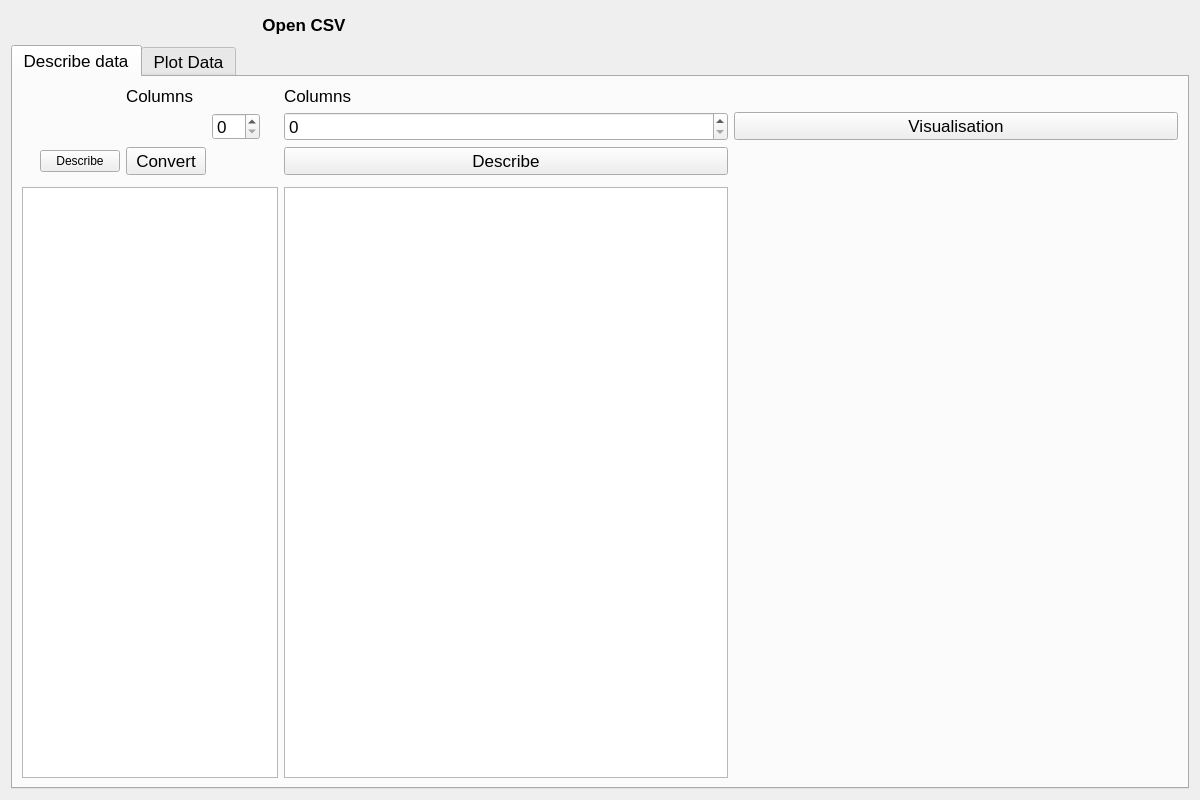
<?xml version="1.0" encoding="UTF-8"?>
<ui version="4.0">
 <class>Form</class>
 <widget class="QWidget" name="Form">
  <property name="geometry">
   <rect>
    <x>0</x>
    <y>0</y>
    <width>1200</width>
    <height>800</height>
   </rect>
  </property>
  <property name="windowTitle">
   <string>Form</string>
  </property>
  <property name="styleSheet">
   <string notr="true"/>
  </property>
  <layout class="QHBoxLayout" name="horizontalLayout">
   <item>
    <layout class="QGridLayout" name="gridLayout">
     <item row="0" column="0" rowspan="2">
      <widget class="QPushButton" name="ButtonOpen">
       <property name="sizePolicy">
        <sizepolicy hsizetype="Minimum" vsizetype="Fixed">
         <horstretch>0</horstretch>
         <verstretch>0</verstretch>
        </sizepolicy>
       </property>
       <property name="minimumSize">
        <size>
         <width>54</width>
         <height>26</height>
        </size>
       </property>
       <property name="font">
        <font>
         <pointsize>13</pointsize>
         <weight>75</weight>
         <bold>true</bold>
        </font>
       </property>
       <property name="styleSheet">
        <string notr="true">
selection-background-color: rgb(255, 68, 21);
border-color: rgb(255, 97, 100);</string>
       </property>
       <property name="text">
        <string>Open CSV</string>
       </property>
       <property name="icon">
        <iconset>
         <normaloff>../../../youtube AI creative/indexezd.png</normaloff>../../../youtube AI creative/indexezd.png</iconset>
       </property>
       <property name="iconSize">
        <size>
         <width>50</width>
         <height>14</height>
        </size>
       </property>
       <property name="checkable">
        <bool>false</bool>
       </property>
       <property name="autoRepeat">
        <bool>false</bool>
       </property>
       <property name="default">
        <bool>true</bool>
       </property>
       <property name="flat">
        <bool>true</bool>
       </property>
      </widget>
     </item>
     <item row="2" column="0" colspan="2">
      <widget class="QTabWidget" name="tabWidget">
       <property name="font">
        <font>
         <pointsize>13</pointsize>
        </font>
       </property>
       <property name="currentIndex">
        <number>0</number>
       </property>
       <widget class="QWidget" name="tab">
        <attribute name="title">
         <string>Describe data</string>
        </attribute>
        <layout class="QGridLayout" name="gridLayout_2">
         <item row="3" column="9" rowspan="2">
          <widget class="QWidget" name="vlayout" native="true">
           <property name="enabled">
            <bool>true</bool>
           </property>
           <widget class="QLabel" name="label_3">
            <property name="geometry">
             <rect>
              <x>10</x>
              <y>20</y>
              <width>431</width>
              <height>551</height>
             </rect>
            </property>
            <property name="text">
             <string/>
            </property>
            <property name="pixmap">
             <pixmap>file_intro.jpg</pixmap>
            </property>
            <property name="scaledContents">
             <bool>true</bool>
            </property>
           </widget>
           <widget class="QWidget" name="horizontalLayoutWidget">
            <property name="geometry">
             <rect>
              <x>0</x>
              <y>0</y>
              <width>441</width>
              <height>581</height>
             </rect>
            </property>
            <layout class="QHBoxLayout" name="horizontalLayout_2"/>
           </widget>
          </widget>
         </item>
         <item row="0" column="2">
          <widget class="QLabel" name="label">
           <property name="text">
            <string>Columns</string>
           </property>
          </widget>
         </item>
         <item row="0" column="9">
          <spacer name="horizontalSpacer_2">
           <property name="orientation">
            <enum>Qt::Horizontal</enum>
           </property>
           <property name="sizeHint" stdset="0">
            <size>
             <width>40</width>
             <height>20</height>
            </size>
           </property>
          </spacer>
         </item>
         <item row="2" column="5">
          <widget class="QPushButton" name="pushButton">
           <property name="text">
            <string>Describe</string>
           </property>
          </widget>
         </item>
         <item row="0" column="5" alignment="Qt::AlignLeft">
          <widget class="QLabel" name="label_2">
           <property name="text">
            <string>Columns</string>
           </property>
          </widget>
         </item>
         <item row="4" column="5">
          <widget class="QTableWidget" name="tableWidget_2">
           <property name="enabled">
            <bool>true</bool>
           </property>
          </widget>
         </item>
         <item row="4" column="0" colspan="5">
          <widget class="QTableWidget" name="tableWidget"/>
         </item>
         <item row="1" column="5">
          <widget class="QSpinBox" name="spinBox_2"/>
         </item>
         <item row="2" column="1">
          <widget class="QPushButton" name="BtnDescribe">
           <property name="font">
            <font>
             <pointsize>9</pointsize>
            </font>
           </property>
           <property name="text">
            <string>Describe</string>
           </property>
          </widget>
         </item>
         <item row="1" column="3">
          <widget class="QSpinBox" name="spinBox">
           <property name="maximumSize">
            <size>
             <width>75</width>
             <height>27</height>
            </size>
           </property>
          </widget>
         </item>
         <item row="2" column="2">
          <widget class="QPushButton" name="pushButton_2">
           <property name="text">
            <string>Convert</string>
           </property>
          </widget>
         </item>
         <item row="1" column="9">
          <widget class="QPushButton" name="pushButton_3">
           <property name="text">
            <string>Visualisation</string>
           </property>
          </widget>
         </item>
        </layout>
       </widget>
       <widget class="QWidget" name="tab_2">
        <attribute name="title">
         <string>Plot Data</string>
        </attribute>
        <layout class="QGridLayout" name="gridLayout_3"/>
       </widget>
      </widget>
     </item>
    </layout>
   </item>
  </layout>
 </widget>
 <resources/>
 <connections/>
</ui>
